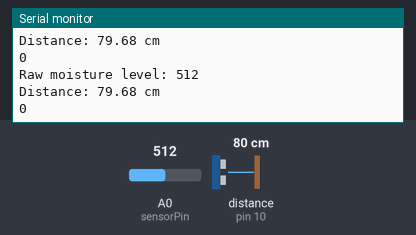
This sketch was run on a simulated Arduino Uno, built with avr-gcc and run on an emulated ATmega328P. Parts: the last lines printed to the serial monitor. Wiring (inferred from the names in the program): ultrasonic range finder: trigger pin 9; echo pin 10. Inputs (shaded band) come from the test bench; at power-on: distance to the obstacle (sensor on pin 10) 80 cm, A0 (sensorPin) = 512. The echo pulse lasts 58.3 µs per cm.

Above: at 1.8 s.
1.9 s: distance to the obstacle (sensor on pin 10) set to 2 cm
At 2.8 s:
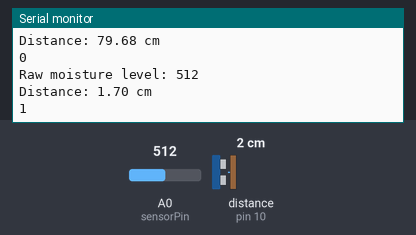
3.4 s: A0 (sensorPin) set to 716
At 4.7 s:
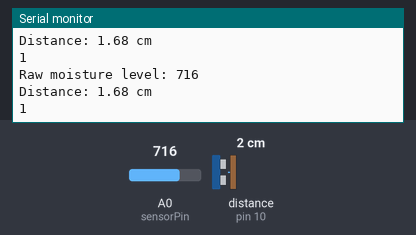
4.9 s: distance to the obstacle (sensor on pin 10) set to 4 cm
At 5.8 s:
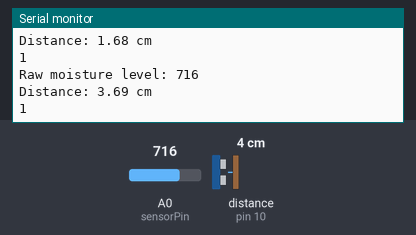
6.4 s: A0 (sensorPin) set to 900
At 7.6 s:
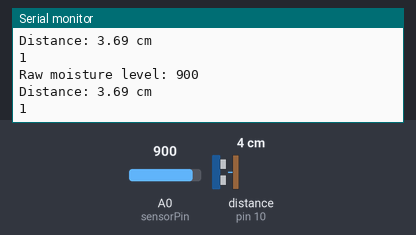
Timing chart, 0 to 8.9 s (numbered marks = the images above; inputs shaded):
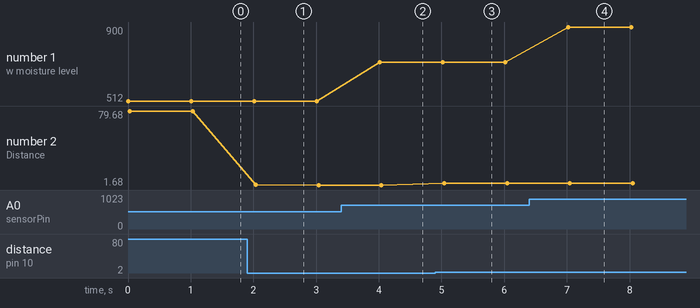

The sketch:

working_moisture_Sensor.ino
```cpp
int sensorPin = A0;
int sensorValue = 0;

int trigPin = 9;
int echoPin = 10;

long duration;
float distanceCm;
bool status;

void setup() {
  Serial.begin(9600);

  pinMode(trigPin, OUTPUT);
  pinMode(echoPin, INPUT);
}

void loop() {
  sensorValue = analogRead(sensorPin);
  Serial.print("Raw moisture level: ");
  Serial.println(sensorValue); // 0 (dry) to 1023 (wet)

  digitalWrite(trigPin, LOW);
  delayMicroseconds(2);

  digitalWrite(trigPin, HIGH);
  delayMicroseconds(10);
  digitalWrite(trigPin, LOW);

  duration = pulseIn(echoPin, HIGH);

  distanceCm = duration * 0.0343 / 2;

  if (distanceCm < 10) {
    status = true;
  } else {
    status = false;
  }

  Serial.print("Distance: ");
  Serial.print(distanceCm);
  Serial.println(" cm");
  Serial.println(status);


  delay(1000);
};
```

Measured:
- after the input at 1.9 s, the serial monitor: prints a new line after 0.14 s (image 1)
- after the input at 3.4 s, the serial monitor: prints a new line after 0.62 s (image 2)
- after the input at 4.9 s, the serial monitor: prints a new line after 0.14 s (image 3)
- after the input at 6.4 s, the serial monitor: prints a new line after 0.62 s (image 4)
- plotted number 1: 512 → 716 after the input at 3.4 s, 716 → 900 after the input at 6.4 s
- plotted number 2: 79.68 → 1.68 after the input at 1.9 s, 1.68 → 3.69 after the input at 4.9 s
